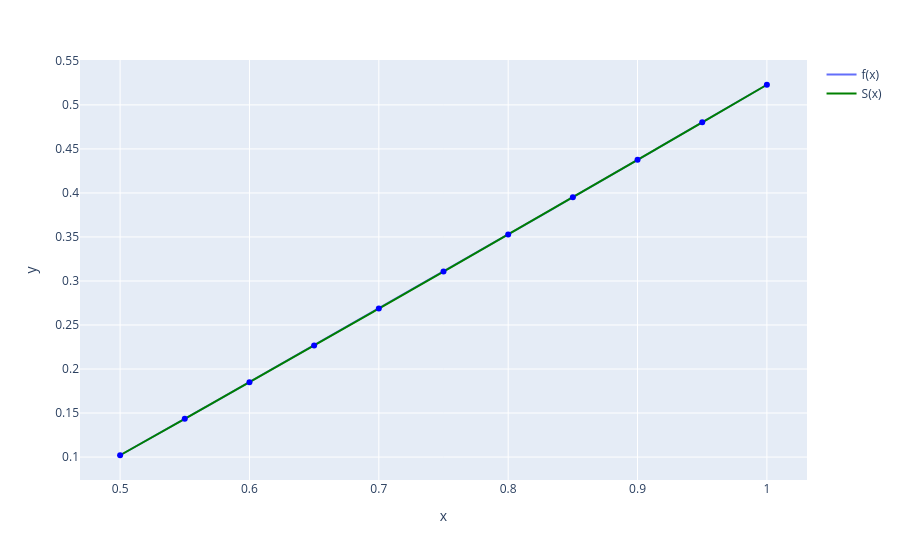
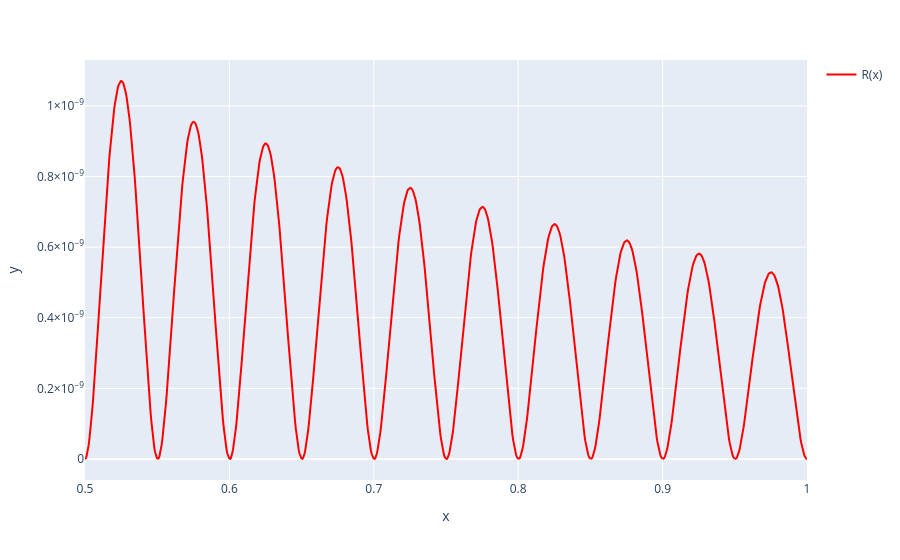

Notebook code for these charts, in order:
### Markdown cell above
##### Визуализация

### Code cell
xs = numpy.linspace(a, b, 1000)
ys = sympy.lambdify(x, f, "numpy")(xs)

figure = px.line(x=xs, y=ys)
figure.update_traces(name="f(x)", showlegend=True)

splines = []
U = first_boundary_condition_for_slopes(x_points, y_points, y_1_points[0], y_1_points[-1], n)
for i in range(n):
    S_i = non_local_cube_spline_through_slopes(i, x_points, y_points, U)
    splines.append(sympy.lambdify(x, S_i, "numpy"))

for i, S_i in enumerate(splines):
    xs_i = numpy.linspace(x_points[i], x_points[i + 1], int(1000 / n))
    ys_i = S_i(xs_i)

    figure.add_scatter(x=xs_i, y=ys_i, name=f"S(x)", showlegend=(i == 0), line=dict(color="green"))

for i in range(n + 1):
    figure.add_scatter(x=[x_points[i]], y=[y_points[i]], showlegend=(False), line=dict(color="blue"), mode="markers")

figure.show()

values = []
x_s = (x_1, x_2, x_3, x_4)

figure = None
for i, S_i in enumerate(splines):
    xs_i = numpy.linspace(x_points[i], x_points[i + 1], int(1000 / n))
    ys_i = S_i(xs_i)
    R_i = numpy.abs(f_numpy(xs_i) - ys_i)

    for x_star in x_s:
        if x_points[i] <= x_star and x_star <= x_points[i + 1]:
            f_star = f_numpy(x_star)
            S_star = S_i(x_star)
            R_star = numpy.abs(f_star - S_star)

            values.append((x_star, f_star, S_star, R_star))

    if figure is None:
        figure = px.line(x=xs_i, y=R_i)
        figure.update_traces(name="R(x)", showlegend=True, line=dict(color="red"))
    else:
        figure.add_scatter(x=xs_i, y=R_i, name="R(x)", showlegend=False, line=dict(color="red"))

figure.update_layout(yaxis=dict(exponentformat="power"))
figure.show()

print("-" * 20)
for v in values:
    x_star, f_star, S_star, R_star = v
    print(f"x* = {x_star}")
    print(f"f(x*) = {f_star}")
    print(f"S(x*) = {S_star}")
    print(f"R(x*) = {R_star}")
    print("-" * 20)
